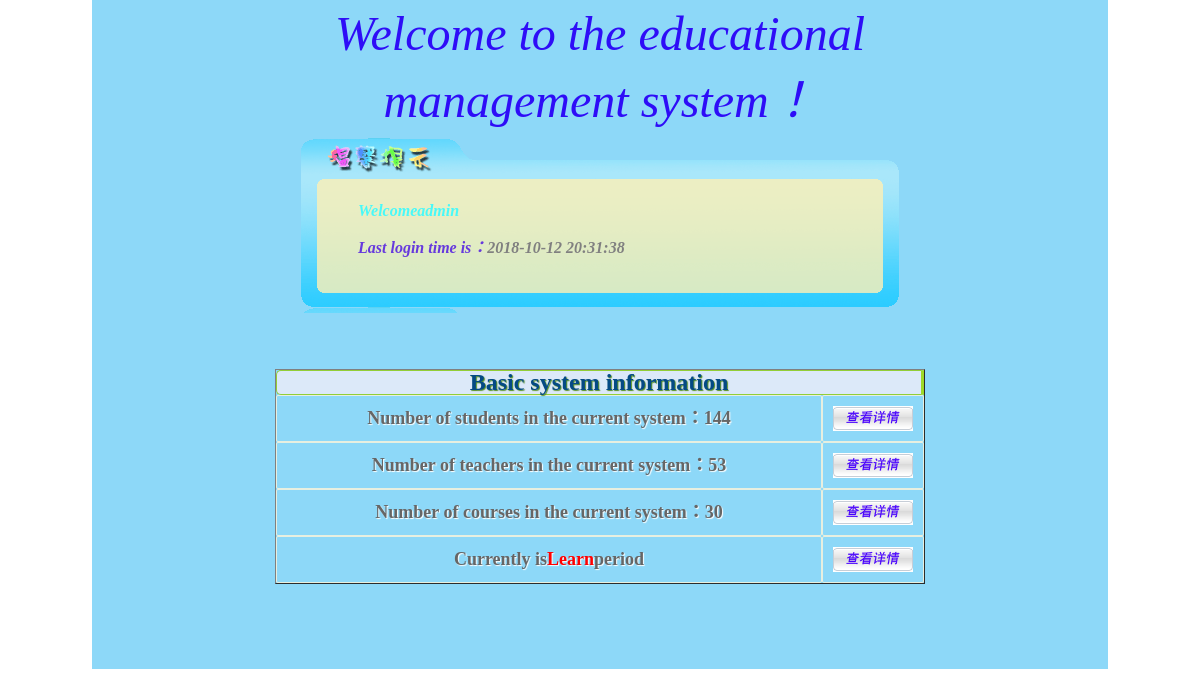
The app's page /admin_main (signed in), older data.
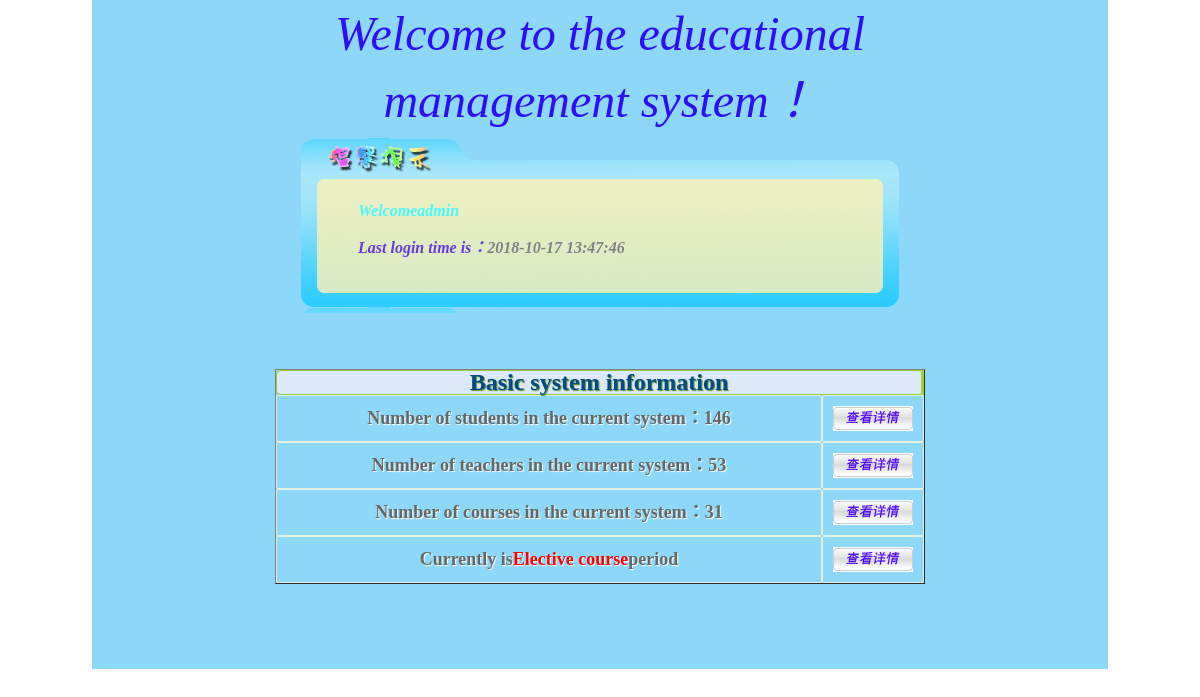
The same page, newer data.
### tables this page shows
CREATE TABLE "period" (
	 "period" varchar(20,0) NOT NULL,
	 "date" text(20,0) NOT NULL
);

### StuManager.py (the view)
@app.route('/admin_main')
def admin_main():
    if not session.get('role') or session['role'] != 'admin':
        error = "You are not logged in or you are not an administrator"
        return render_template("login.html", error=error)
    cursor = get_db()
    count_s = cursor.execute("SELECT count(*) FROM student").fetchone()[0]
    count_t = cursor.execute("SELECT count(*) FROM teacher").fetchone()[0]
    count_c = cursor.execute("SELECT count(*) FROM course").fetchone()[0]
    period = cursor.execute("SELECT period FROM period").fetchone()[0]
    data = dict()
    data['username'] = session['username']
    data['lasttime'] = session['lasttime']
    data['count_c'] = count_c
    data['count_s'] = count_s
    data['count_t'] = count_t
    data['period'] = period
    return render_template('admin_main.html', data=data)

### StuManager.py (called while the page is built)
def connect_db():
    conn = sqlite3.connect(app.config['DATABASE'])
    conn.row_factory = sqlite3.Row
    return conn

def get_db():
    if not hasattr(g, 'sqlite_db'):  # 未连接数据库
        g.sqlite_db = connect_db()
    return g.sqlite_db

### templates/admin_main.html (shortened to what this page needs)
<!DOCTYPE HTML PUBLIC "-//W3C//DTD HTML 4.01 Transitional//EN">
<html>
  <head>
    <link rel="stylesheet" href="{{ url_for('static',filename='css/style.css') }}">
    <link rel="stylesheet" type="text/css" href="{{url_for('static', filename='css/mystyle1.css')}}">
  </head>
  <body >
    <table width="1024" height="610" bgcolor="#1fa0eb" align="center" cellspacing="0" cellpadding="0"><tr><td>
    <table width="1024" height="610" bgcolor="#ffffff" align="center" cellspacing="0" cellpadding="0">
    <tr><td>
    <table width="1016" height="602" bgcolor="#8dd8f8" align="center">
    <tr><td>
    <table align="center">
    <tr><td width="724" height="80" style="FILTER: blur(direction=135,strength=8)" align="center"><i><font size="7" face="华文行楷" color="#2e0df7">Welcome to the educational management system！</font></i></td></tr>
    </table>
    </td></tr>
    <tr><td><table background="{{url_for('static', filename='image/tips.gif')}}" align="center" width="598" height="169">
    <tr><td width="50"></td><td height="59"></td></tr>
    <tr ><td width="50"></td><td height="20" align="left"><font color="#48f9f9"><em><strong>Welcome{{data['username']}}</strong></em></font></td></tr>
    <tr><td width="50"></td><td height="8"></td></tr>
    <tr ><td width="50"></td><td height="20" align="left"><font color="#808080"><em><strong><font color="#6639dd">Last login time is：</font>{{ data['lasttime'] }}</strong></em></font></td></tr>
    <tr><td width="50"></td><td height="50"></td></tr>
    </table></td></tr>
     <tr><td height="50"></td></tr>
    <tr><td>
    <table  class="table1" bgcolor="#8dd8f8" width="650" border="1" cellpadding="0" cellspacing="0" align="center">
    <tr><th colspan="2" height="25" align="center"><font  face="黑体" color="#044a85" size="5">Basic system information</font></th></tr>
    <tr align="center"><td height="25"><font size="4" face="楷体">Number of students in the current system：{{ data['count_s'] }}</font></td><td width="80" align="center"><a href="{{url_for('admin_stu')}}"><img border="0" src="{{ url_for('static',filename='image/scan.gif')}}"/></a></td></tr>
    <tr align="center"><td height="25"><font size="4" face="楷体">Number of teachers in the current system：{{ data['count_t'] }}</font></td><td><a href="{{url_for('admin_tea')}}"><img border="0" src="{{url_for('static', filename='image/scan.gif')}}"/></a></td></tr>
    <tr align="center"><td height="25"><font size="4" face="楷体">Number of courses in the current system：{{ data['count_c'] }}</font></td><td><a href="{{url_for('admin_cou')}}"><img border="0" src="{{url_for('static', filename='image/scan.gif')}}"/></a></td></tr>
   <tr align="center"><td height="25"><font size="4" face="楷体">Currently is<font color="red">{{ data['period'] }}</font>period</font></td><td><a href="{{url_for('admin_cou_set')}}"><img border="0" src="{{url_for('static', filename='image/scan.gif')}}"/></a></td></tr>
   </table>
    </td></tr>
    <tr><td height="80">&nbsp;</td></tr>
    </table></td></tr></table></td></tr></table>
  </body>
</html>

### static/css/style.css (style rules this page uses)
table.table1 { font-family: "Trebuchet MS", sans-serif; font-size: 16px; font-weight: bold; line-height: 1.4em; font-style: normal; border-collapse:separate; }
.table1 tbody th { color:#fff; text-shadow:1px 1px 1px #568F23; background-color:#dce9f9; border:1px solid #93CE37; border-right:3px solid #9ED929; padding:0px 10px; -moz-border-radius:5px 0px 0px 5px; -webkit-border-top-left-radius:5px; -webkit-border-bottom-left-radius:5px; border-top-left-radius:5px; border-bottom-left-radius:5px; }
.table1 tbody td { padding:10px; text-align:center; border: 1px solid #E7EFE0; -moz-border-radius:2px; -webkit-border-radius:2px; border-radius:2px; color:#666; text-shadow:1px 1px 1px #fff; }

### static/css/mystyle1.css (style rules this page uses)
a:link { text-decoration: none;color:#CCFFFF }
body { font-family:宋体;margin:0 }

Row changes from the older to the newer data that the page shows:
removed period: period "Learn"
added period: period "Elective course"
Text that changed along with them:
{{ data['lasttime'] }}: "2018-10-12 20:31:38" → "2018-10-17 13:47:46"
{{ data['count_s'] }}: "144" → "146"
{{ data['count_c'] }}: "30" → "31"
